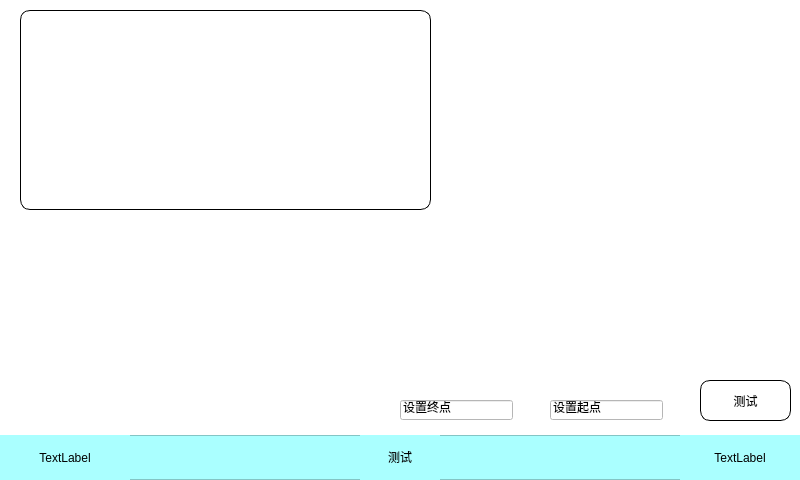
<?xml version="1.0" encoding="UTF-8"?>
<ui version="4.0">
 <class>Form</class>
 <widget class="QWidget" name="Form">
  <property name="geometry">
   <rect>
    <x>0</x>
    <y>0</y>
    <width>800</width>
    <height>480</height>
   </rect>
  </property>
  <property name="windowTitle">
   <string>Form</string>
  </property>
  <property name="styleSheet">
   <string notr="true">background-color:rgb(255, 255, 255)</string>
  </property>
  <widget class="QFrame" name="under">
   <property name="geometry">
    <rect>
     <x>0</x>
     <y>435</y>
     <width>800</width>
     <height>45</height>
    </rect>
   </property>
   <property name="styleSheet">
    <string notr="true">background-color:rgb(170, 255, 255)</string>
   </property>
   <property name="frameShape">
    <enum>QFrame::StyledPanel</enum>
   </property>
   <property name="frameShadow">
    <enum>QFrame::Raised</enum>
   </property>
   <widget class="QLabel" name="label_13">
    <property name="geometry">
     <rect>
      <x>360</x>
      <y>0</y>
      <width>80</width>
      <height>45</height>
     </rect>
    </property>
    <property name="text">
     <string>测试</string>
    </property>
    <property name="alignment">
     <set>Qt::AlignCenter</set>
    </property>
    <property name="textInteractionFlags">
     <set>Qt::TextBrowserInteraction</set>
    </property>
   </widget>
   <widget class="QLabel" name="dateLabel">
    <property name="geometry">
     <rect>
      <x>0</x>
      <y>0</y>
      <width>130</width>
      <height>45</height>
     </rect>
    </property>
    <property name="text">
     <string>TextLabel</string>
    </property>
    <property name="alignment">
     <set>Qt::AlignCenter</set>
    </property>
   </widget>
   <widget class="QLabel" name="timeLabel">
    <property name="geometry">
     <rect>
      <x>680</x>
      <y>0</y>
      <width>120</width>
      <height>45</height>
     </rect>
    </property>
    <property name="text">
     <string>TextLabel</string>
    </property>
    <property name="alignment">
     <set>Qt::AlignCenter</set>
    </property>
   </widget>
  </widget>
  <widget class="QPushButton" name="pushButton">
   <property name="geometry">
    <rect>
     <x>700</x>
     <y>380</y>
     <width>91</width>
     <height>41</height>
    </rect>
   </property>
   <property name="styleSheet">
    <string notr="true">border-style: solid; border-width: 1px; border-radius: 10px; border-color: black;</string>
   </property>
   <property name="text">
    <string>测试</string>
   </property>
  </widget>
  <widget class="QLineEdit" name="lineEdit">
   <property name="geometry">
    <rect>
     <x>550</x>
     <y>400</y>
     <width>113</width>
     <height>20</height>
    </rect>
   </property>
   <property name="text">
    <string>设置起点</string>
   </property>
  </widget>
  <widget class="QLineEdit" name="lineEdit_2">
   <property name="geometry">
    <rect>
     <x>400</x>
     <y>400</y>
     <width>113</width>
     <height>20</height>
    </rect>
   </property>
   <property name="text">
    <string>设置终点</string>
   </property>
  </widget>
  <widget class="QWidget" name="widget" native="true">
   <property name="geometry">
    <rect>
     <x>20</x>
     <y>10</y>
     <width>411</width>
     <height>200</height>
    </rect>
   </property>
   <property name="minimumSize">
    <size>
     <width>411</width>
     <height>0</height>
    </size>
   </property>
   <property name="maximumSize">
    <size>
     <width>441</width>
     <height>200</height>
    </size>
   </property>
   <property name="styleSheet">
    <string notr="true">#widget
{border-style: solid; border-width: 1px; border-radius: 10px; border-color: black;}</string>
   </property>
  </widget>
 </widget>
 <resources>
  <include location="img.qrc"/>
 </resources>
 <connections/>
</ui>
